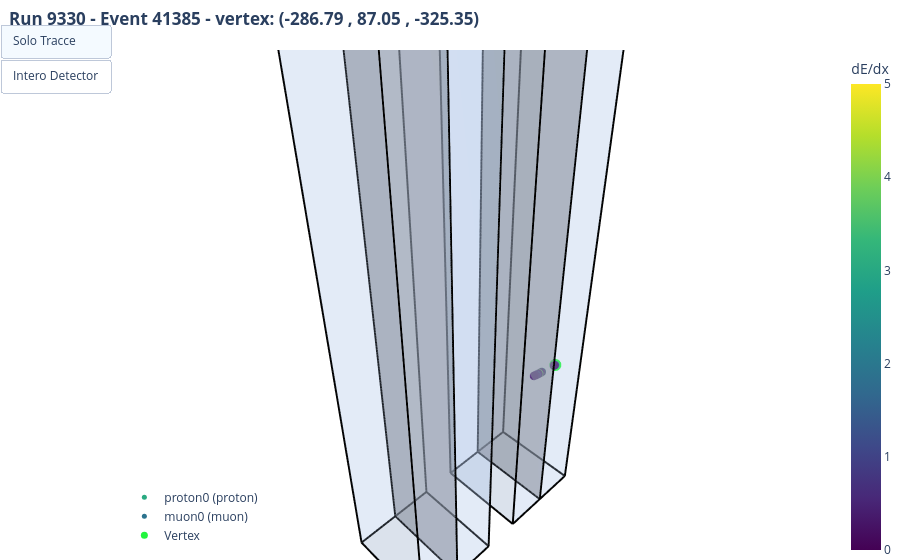

Notebook source saved alongside this figure:
### Code cell
import plotly.graph_objects as go
import plotly.io as pio

# pio.renderers.default = "notebook_connected"

class Traccia:
    def __init__(self):
        self.x = []
        self.y = []
        self.z = []
        self.dedx = []
        self.tipo = ""
        self.mc = False
        self.run = -1
        self.evt = -1


def parse_slices(filename):
    all_slices = []
    current_slice = {}
    vertice = None
    run = None
    evt = None

    with open(filename) as f:
        for line in f:
            line = line.strip()
            if not line:
                continue

            if "#new slice" in line:
                if current_slice:
                    all_slices.append((current_slice, vertice, run, evt))
                current_slice = {}
                vertice = None
                run = None
                evt = None

            elif line.startswith("#"):
                continue

            else:
                parts = line.split()

                if parts[0] == "VERTEX":
                    vert_x, vert_y, vert_z = map(float, parts[1:4])
                    vertice = (vert_x, vert_y, vert_z)
                    continue

                if parts[0] == "***":
                    run = int(parts[2])
                    evt = int(parts[4])
                    continue

                try:
                    dedx = float(parts[3])
                    x, y, z = map(float, parts[0:3])
                    nome_traccia = parts[4]
                    tipo = parts[5]
                    extra = parts[6] if len(parts) > 6 else ""
                except ValueError:
                    x, y, z = map(float, parts[0:3])
                    dedx = 0.0
                    nome_traccia = parts[3]
                    tipo = parts[4]
                    extra = parts[5] if len(parts) > 5 else ""

                mc = (extra == "mc")

                if nome_traccia not in current_slice:
                    current_slice[nome_traccia] = Traccia()
                    current_slice[nome_traccia].tipo = tipo
                    current_slice[nome_traccia].mc = mc

                t = current_slice[nome_traccia]
                t.x.append(x)
                t.y.append(y)
                t.z.append(z)
                t.dedx.append(dedx)

        if current_slice:
            all_slices.append((current_slice, vertice, run, evt))

    return all_slices


# ---- Bordo TPC ----
def add_tpc_edges(fig, x_range, y_range, z_range, color="black", width=4):
    x0, x1 = x_range
    y0, y1 = y_range
    z0, z1 = z_range

    vertices = [
        [x0, y0, z0], [x1, y0, z0], [x1, y1, z0], [x0, y1, z0],
        [x0, y0, z1], [x1, y0, z1], [x1, y1, z1], [x0, y1, z1]
    ]

    edges = [
        (0,1),(1,2),(2,3),(3,0),
        (4,5),(5,6),(6,7),(7,4),
        (0,4),(1,5),(2,6),(3,7)
    ]

    for i, j in edges:
        fig.add_trace(go.Scatter3d(
            x=[vertices[i][0], vertices[j][0]],
            y=[vertices[i][1], vertices[j][1]],
            z=[vertices[i][2], vertices[j][2]],
            mode="lines",
            line=dict(color=color, width=width),
            showlegend=False
        ))


# ---- Volumi TPC ----
def add_tpc_planes(fig, x_range, y_range, z_range, color="#C3DAFF", opacity=0.2, name="TPC"):
    x0, x1 = x_range
    y0, y1 = y_range
    z0, z1 = z_range

    verts = [
        [x0,y0,z0],[x1,y0,z0],[x1,y1,z0],[x0,y1,z0],
        [x0,y0,z1],[x1,y0,z1],[x1,y1,z1],[x0,y1,z1]
    ]

    i, j, k = [], [], []
    i += [0,0]; j += [1,2]; k += [2,3]
    i += [4,4]; j += [5,6]; k += [6,7]
    i += [0,0]; j += [3,7]; k += [7,4]
    i += [1,1]; j += [2,6]; k += [6,5]
    i += [0,0]; j += [1,5]; k += [5,4]
    i += [3,3]; j += [2,6]; k += [6,7]

    fig.add_trace(go.Mesh3d(
        x=[v[0] for v in verts],
        y=[v[1] for v in verts],
        z=[v[2] for v in verts],
        i=i, j=j, k=k,
        color=color,
        opacity=opacity,
        name=name,
        showscale=False
    ))


# ---- Catodo ----
def add_cathode(fig, x_pos, y_range=(-181.86,134.96), z_range=(-894.95,894.95),
                color="gray", opacity=0.3):
    y0, y1 = y_range
    z0, z1 = z_range

    fig.add_trace(go.Mesh3d(
        x=[x_pos]*4,
        y=[y0, y0, y1, y1],
        z=[z0, z1, z1, z0],
        i=[0,0], j=[1,2], k=[2,3],
        color=color,
        opacity=opacity,
        showscale=False,
        name=f"Catodo {x_pos}"
    ))


# ---- VISUALIZZAZIONE ----
def disegna_slice_plotly(slice_data, dedx_range=(0,5)):
    tracce, vertice, run, evt = slice_data
    fig = go.Figure()

    line_colors = ["#1f77b4", "#ff7f0e", "#2ca02c", "#d62728",
                   "#9467bd", "#8c564b", "#e377c2", "#7f7f7f"]

    colorbar_shown = False

    for i, (nome, t) in enumerate(tracce.items()):
        line_color = line_colors[i % len(line_colors)]

        if t.mc:
            marker = dict(size=5, color=line_color)
            line = dict(color=line_color, width=3, dash="dash")
            mode = "lines+markers"
        else:
            marker = dict(
                size=5,
                color=t.dedx,
                colorscale="Viridis",
                cmin=dedx_range[0],
                cmax=dedx_range[1],
                showscale=not colorbar_shown,
                colorbar=dict(title="dE/dx") if not colorbar_shown else None
            )
            line = dict(width=0)
            mode = "markers"
            colorbar_shown = True

        fig.add_trace(go.Scatter3d(
            x=t.x, y=t.y, z=t.z,
            mode=mode,
            marker=marker,
            line=line,
            name=f"{nome} ({t.tipo}){' MC' if t.mc else ''}"
        ))

    if vertice:
        fig.add_trace(go.Scatter3d(
            x=[vertice[0]],
            y=[vertice[1]],
            z=[vertice[2]],
            mode="markers",
            marker=dict(size=7, color="#22F53E"),
            name="Vertex"
        ))

    tpc_coords = [(-358.73,-210.0), (-210.0,-61.7), (61.7,210.0), (210.0,358.73)]
    y_range = (-181.86,134.96)
    z_range = (-894.95,894.95)

    for i, (x0, x1) in enumerate(tpc_coords):
        add_tpc_planes(fig, (x0, x1), y_range, z_range, name=f"TPC{i+1}")
        add_tpc_edges(fig, (x0, x1), y_range, z_range)

    add_cathode(fig, -210.0)
    add_cathode(fig, 210.0)

    n_tracce_e_vertice = len(tracce) + (1 if vertice else 0)
    buttons = [
    dict(label="Solo Tracce",
         method="update",
         args=[{"visible": [True]*n_tracce_e_vertice + [False]*(len(fig.data)-n_tracce_e_vertice)}]),
    dict(label="Intero Detector",
         method="update",
         args=[{"visible": [True]*len(fig.data)}])
    ]

    fig.update_layout(
        title=dict(
            text=f"<b>Run {run} - Event {evt} - vertex: ({vertice[0]:.2f} , {vertice[1]:.2f} , {vertice[2]:.2f})",
            x=0.01,
            xanchor="left"
        ),
        scene=dict(
            xaxis=dict(visible=False),
            yaxis=dict(visible=False),
            zaxis=dict(visible=False),
            aspectmode="data"
        ),
        legend=dict(
        x=0.02,
        y=0.02,
        xanchor="left",
        yanchor="bottom"
        ),
        updatemenus=[dict(type="buttons", buttons=buttons, x=0, y=1.05)],
        showlegend=True,
        margin=dict(l=0, r=0, b=0, t=50),
        paper_bgcolor="white"
    )

    fig.show()


# === MAIN ===
if __name__ == "__main__":
    filename = "/exp/icarus/app/users/nsommagg/NicolaICARUS/event_display/tracce3Ddedx.txt"
    slices = parse_slices(filename)

    print(f"Numero di slice trovate: {len(slices)}")

    slice_index = 2
    if 0 <= slice_index < len(slices):
        disegna_slice_plotly(slices[slice_index], dedx_range=(0, 5))
    else:
        print("Indice slice non valido.")

### Figure 1 — Plotly figure (JSON) as saved in the notebook; plotly's stock layout.template omitted (floating-point values rounded to 4 significant figures)
{"data": [{"line": {"width": 0}, "marker": {"cmax": 5, "cmin": 0, "color": [3.051, 4.236, 13.16, 14.61, 4.152, 0.8474, 0.4601, 0.9412, 0.645], "colorbar": {"title": {"text": "dE/dx"}}, "colorscale": [[0, "#440154"], [0.1111, "#482878"], [0.2222, "#3e4989"], [0.3333, "#31688e"], [0.4444, "#26828e"], [0.5556, "#1f9e89"], [0.6667, "#35b779"], [0.7778, "#6ece58"], [0.8889, "#b5de2b"], [1, "#fde725"]], "showscale": true, "size": 5}, "mode": "markers", "name": "proton0 (proton)", "type": "scatter3d", "x": [-287.9, -288.1, -288.3, -288.4, -288.5, -288.6, -288.7, -289.0, -289.1], "y": [87.27, 87.75, 88.17, 88.46, 88.66, 88.88, 89.16, 89.72, 90.01], "z": [-325.0, -325.1, -325.3, -325.4, -325.5, -325.6, -325.7, -325.9, -326.0]}, {"line": {"width": 0}, "marker": {"cmax": 5, "cmin": 0, "color": [1.909, 0.6825, 0.2896, 1.485, 0.3281, 0.2933, 0.2769, 2.799, 0.3035, 0.2855, 0.3399, 3.895, 0.3037, 0.4337, 0.2833, 3.799, 0.2762, 0.3309, 0.4021, 0.2786, 1.001, 0.2778, 1.291, 0.2839, 0.4369, 0.3173, 0.4584, 0.3855, 0.3001], "colorscale": [[0, "#440154"], [0.1111, "#482878"], [0.2222, "#3e4989"], [0.3333, "#31688e"], [0.4444, "#26828e"], [0.5556, "#1f9e89"], [0.6667, "#35b779"], [0.7778, "#6ece58"], [0.8889, "#b5de2b"], [1, "#fde725"]], "showscale": false, "size": 5}, "mode": "markers", "name": "muon0 (muon)", "type": "scatter3d", "x": [-286.3, -285.0, -283.7, -283.2, -282.8, -243.8, -243.7, -243.7, -242.4, -242.1, -240.3, -240.1, -239.8, -236.9, -236.0, -235.0, -232.6, -230.8, -229.0, -227.9, -226.6, -223.8, -223.4, -223.2, -222.1, -221.8, -220.8, -218.8, -218.7], "y": [86.91, 86.25, 85.66, 85.43, 85.26, 67.51, 67.46, 67.46, 66.99, 66.88, 66.07, 65.97, 65.82, 64.65, 64.2, 63.8, 62.82, 61.98, 61.14, 60.67, 59.97, 58.71, 58.56, 58.42, 57.98, 57.82, 57.36, 56.27, 56.21], "z": [-325.6, -326.1, -326.5, -326.7, -326.9, -341.0, -341.0, -341.0, -341.5, -341.6, -342.3, -342.4, -342.5, -343.5, -343.8, -344.2, -345.0, -345.6, -346.1, -346.4, -346.8, -347.7, -347.8, -347.9, -348.2, -348.3, -348.6, -349.3, -349.3]}, {"marker": {"color": "#22F53E", "size": 7}, "mode": "markers", "name": "Vertex", "type": "scatter3d", "x": [-286.8], "y": [87.05], "z": [-325.3]}, {"color": "#C3DAFF", "i": [0, 0, 4, 4, 0, 0, 1, 1, 0, 0, 3, 3], "j": [1, 2, 5, 6, 3, 7, 2, 6, 1, 5, 2, 6], "k": [2, 3, 6, 7, 7, 4, 6, 5, 5, 4, 6, 7], "name": "TPC1", "opacity": 0.2, "showscale": false, "type": "mesh3d", "x": [-358.7, -210, -210, -358.7, -358.7, -210, -210, -358.7], "y": [-181.9, -181.9, 135.0, 135.0, -181.9, -181.9, 135.0, 135.0], "z": [-895.0, -895.0, -895.0, -895.0, 895.0, 895.0, 895.0, 895.0]}, {"line": {"color": "black", "width": 4}, "mode": "lines", "showlegend": false, "type": "scatter3d", "x": [-358.7, -210], "y": [-181.9, -181.9], "z": [-895.0, -895.0]}, {"line": {"color": "black", "width": 4}, "mode": "lines", "showlegend": false, "type": "scatter3d", "x": [-210, -210], "y": [-181.9, 135.0], "z": [-895.0, -895.0]}, {"line": {"color": "black", "width": 4}, "mode": "lines", "showlegend": false, "type": "scatter3d", "x": [-210, -358.7], "y": [135.0, 135.0], "z": [-895.0, -895.0]}, {"line": {"color": "black", "width": 4}, "mode": "lines", "showlegend": false, "type": "scatter3d", "x": [-358.7, -358.7], "y": [135.0, -181.9], "z": [-895.0, -895.0]}, {"line": {"color": "black", "width": 4}, "mode": "lines", "showlegend": false, "type": "scatter3d", "x": [-358.7, -210], "y": [-181.9, -181.9], "z": [895.0, 895.0]}, {"line": {"color": "black", "width": 4}, "mode": "lines", "showlegend": false, "type": "scatter3d", "x": [-210, -210], "y": [-181.9, 135.0], "z": [895.0, 895.0]}, {"line": {"color": "black", "width": 4}, "mode": "lines", "showlegend": false, "type": "scatter3d", "x": [-210, -358.7], "y": [135.0, 135.0], "z": [895.0, 895.0]}, {"line": {"color": "black", "width": 4}, "mode": "lines", "showlegend": false, "type": "scatter3d", "x": [-358.7, -358.7], "y": [135.0, -181.9], "z": [895.0, 895.0]}, {"line": {"color": "black", "width": 4}, "mode": "lines", "showlegend": false, "type": "scatter3d", "x": [-358.7, -358.7], "y": [-181.9, -181.9], "z": [-895.0, 895.0]}, {"line": {"color": "black", "width": 4}, "mode": "lines", "showlegend": false, "type": "scatter3d", "x": [-210, -210], "y": [-181.9, -181.9], "z": [-895.0, 895.0]}, {"line": {"color": "black", "width": 4}, "mode": "lines", "showlegend": false, "type": "scatter3d", "x": [-210, -210], "y": [135.0, 135.0], "z": [-895.0, 895.0]}, {"line": {"color": "black", "width": 4}, "mode": "lines", "showlegend": false, "type": "scatter3d", "x": [-358.7, -358.7], "y": [135.0, 135.0], "z": [-895.0, 895.0]}, {"color": "#C3DAFF", "i": [0, 0, 4, 4, 0, 0, 1, 1, 0, 0, 3, 3], "j": [1, 2, 5, 6, 3, 7, 2, 6, 1, 5, 2, 6], "k": [2, 3, 6, 7, 7, 4, 6, 5, 5, 4, 6, 7], "name": "TPC2", "opacity": 0.2, "showscale": false, "type": "mesh3d", "x": [-210, -61.7, -61.7, -210, -210, -61.7, -61.7, -210], "y": [-181.9, -181.9, 135.0, 135.0, -181.9, -181.9, 135.0, 135.0], "z": [-895.0, -895.0, -895.0, -895.0, 895.0, 895.0, 895.0, 895.0]}, {"line": {"color": "black", "width": 4}, "mode": "lines", "showlegend": false, "type": "scatter3d", "x": [-210, -61.7], "y": [-181.9, -181.9], "z": [-895.0, -895.0]}, {"line": {"color": "black", "width": 4}, "mode": "lines", "showlegend": false, "type": "scatter3d", "x": [-61.7, -61.7], "y": [-181.9, 135.0], "z": [-895.0, -895.0]}, {"line": {"color": "black", "width": 4}, "mode": "lines", "showlegend": false, "type": "scatter3d", "x": [-61.7, -210], "y": [135.0, 135.0], "z": [-895.0, -895.0]}, {"line": {"color": "black", "width": 4}, "mode": "lines", "showlegend": false, "type": "scatter3d", "x": [-210, -210], "y": [135.0, -181.9], "z": [-895.0, -895.0]}, {"line": {"color": "black", "width": 4}, "mode": "lines", "showlegend": false, "type": "scatter3d", "x": [-210, -61.7], "y": [-181.9, -181.9], "z": [895.0, 895.0]}, {"line": {"color": "black", "width": 4}, "mode": "lines", "showlegend": false, "type": "scatter3d", "x": [-61.7, -61.7], "y": [-181.9, 135.0], "z": [895.0, 895.0]}, {"line": {"color": "black", "width": 4}, "mode": "lines", "showlegend": false, "type": "scatter3d", "x": [-61.7, -210], "y": [135.0, 135.0], "z": [895.0, 895.0]}, {"line": {"color": "black", "width": 4}, "mode": "lines", "showlegend": false, "type": "scatter3d", "x": [-210, -210], "y": [135.0, -181.9], "z": [895.0, 895.0]}, {"line": {"color": "black", "width": 4}, "mode": "lines", "showlegend": false, "type": "scatter3d", "x": [-210, -210], "y": [-181.9, -181.9], "z": [-895.0, 895.0]}, {"line": {"color": "black", "width": 4}, "mode": "lines", "showlegend": false, "type": "scatter3d", "x": [-61.7, -61.7], "y": [-181.9, -181.9], "z": [-895.0, 895.0]}, {"line": {"color": "black", "width": 4}, "mode": "lines", "showlegend": false, "type": "scatter3d", "x": [-61.7, -61.7], "y": [135.0, 135.0], "z": [-895.0, 895.0]}, {"line": {"color": "black", "width": 4}, "mode": "lines", "showlegend": false, "type": "scatter3d", "x": [-210, -210], "y": [135.0, 135.0], "z": [-895.0, 895.0]}, {"color": "#C3DAFF", "i": [0, 0, 4, 4, 0, 0, 1, 1, 0, 0, 3, 3], "j": [1, 2, 5, 6, 3, 7, 2, 6, 1, 5, 2, 6], "k": [2, 3, 6, 7, 7, 4, 6, 5, 5, 4, 6, 7], "name": "TPC3", "opacity": 0.2, "showscale": false, "type": "mesh3d", "x": [61.7, 210, 210, 61.7, 61.7, 210, 210, 61.7], "y": [-181.9, -181.9, 135.0, 135.0, -181.9, -181.9, 135.0, 135.0], "z": [-895.0, -895.0, -895.0, -895.0, 895.0, 895.0, 895.0, 895.0]}, {"line": {"color": "black", "width": 4}, "mode": "lines", "showlegend": false, "type": "scatter3d", "x": [61.7, 210], "y": [-181.9, -181.9], "z": [-895.0, -895.0]}, {"line": {"color": "black", "width": 4}, "mode": "lines", "showlegend": false, "type": "scatter3d", "x": [210, 210], "y": [-181.9, 135.0], "z": [-895.0, -895.0]}, {"line": {"color": "black", "width": 4}, "mode": "lines", "showlegend": false, "type": "scatter3d", "x": [210, 61.7], "y": [135.0, 135.0], "z": [-895.0, -895.0]}, {"line": {"color": "black", "width": 4}, "mode": "lines", "showlegend": false, "type": "scatter3d", "x": [61.7, 61.7], "y": [135.0, -181.9], "z": [-895.0, -895.0]}, {"line": {"color": "black", "width": 4}, "mode": "lines", "showlegend": false, "type": "scatter3d", "x": [61.7, 210], "y": [-181.9, -181.9], "z": [895.0, 895.0]}, {"line": {"color": "black", "width": 4}, "mode": "lines", "showlegend": false, "type": "scatter3d", "x": [210, 210], "y": [-181.9, 135.0], "z": [895.0, 895.0]}, {"line": {"color": "black", "width": 4}, "mode": "lines", "showlegend": false, "type": "scatter3d", "x": [210, 61.7], "y": [135.0, 135.0], "z": [895.0, 895.0]}, {"line": {"color": "black", "width": 4}, "mode": "lines", "showlegend": false, "type": "scatter3d", "x": [61.7, 61.7], "y": [135.0, -181.9], "z": [895.0, 895.0]}, {"line": {"color": "black", "width": 4}, "mode": "lines", "showlegend": false, "type": "scatter3d", "x": [61.7, 61.7], "y": [-181.9, -181.9], "z": [-895.0, 895.0]}, {"line": {"color": "black", "width": 4}, "mode": "lines", "showlegend": false, "type": "scatter3d", "x": [210, 210], "y": [-181.9, -181.9], "z": [-895.0, 895.0]}, {"line": {"color": "black", "width": 4}, "mode": "lines", "showlegend": false, "type": "scatter3d", "x": [210, 210], "y": [135.0, 135.0], "z": [-895.0, 895.0]}, {"line": {"color": "black", "width": 4}, "mode": "lines", "showlegend": false, "type": "scatter3d", "x": [61.7, 61.7], "y": [135.0, 135.0], "z": [-895.0, 895.0]}, {"color": "#C3DAFF", "i": [0, 0, 4, 4, 0, 0, 1, 1, 0, 0, 3, 3], "j": [1, 2, 5, 6, 3, 7, 2, 6, 1, 5, 2, 6], "k": [2, 3, 6, 7, 7, 4, 6, 5, 5, 4, 6, 7], "name": "TPC4", "opacity": 0.2, "showscale": false, "type": "mesh3d", "x": [210, 358.7, 358.7, 210, 210, 358.7, 358.7, 210], "y": [-181.9, -181.9, 135.0, 135.0, -181.9, -181.9, 135.0, 135.0], "z": [-895.0, -895.0, -895.0, -895.0, 895.0, 895.0, 895.0, 895.0]}, {"line": {"color": "black", "width": 4}, "mode": "lines", "showlegend": false, "type": "scatter3d", "x": [210, 358.7], "y": [-181.9, -181.9], "z": [-895.0, -895.0]}, {"line": {"color": "black", "width": 4}, "mode": "lines", "showlegend": false, "type": "scatter3d", "x": [358.7, 358.7], "y": [-181.9, 135.0], "z": [-895.0, -895.0]}, {"line": {"color": "black", "width": 4}, "mode": "lines", "showlegend": false, "type": "scatter3d", "x": [358.7, 210], "y": [135.0, 135.0], "z": [-895.0, -895.0]}, {"line": {"color": "black", "width": 4}, "mode": "lines", "showlegend": false, "type": "scatter3d", "x": [210, 210], "y": [135.0, -181.9], "z": [-895.0, -895.0]}, {"line": {"color": "black", "width": 4}, "mode": "lines", "showlegend": false, "type": "scatter3d", "x": [210, 358.7], "y": [-181.9, -181.9], "z": [895.0, 895.0]}, {"line": {"color": "black", "width": 4}, "mode": "lines", "showlegend": false, "type": "scatter3d", "x": [358.7, 358.7], "y": [-181.9, 135.0], "z": [895.0, 895.0]}, {"line": {"color": "black", "width": 4}, "mode": "lines", "showlegend": false, "type": "scatter3d", "x": [358.7, 210], "y": [135.0, 135.0], "z": [895.0, 895.0]}, {"line": {"color": "black", "width": 4}, "mode": "lines", "showlegend": false, "type": "scatter3d", "x": [210, 210], "y": [135.0, -181.9], "z": [895.0, 895.0]}, {"line": {"color": "black", "width": 4}, "mode": "lines", "showlegend": false, "type": "scatter3d", "x": [210, 210], "y": [-181.9, -181.9], "z": [-895.0, 895.0]}, {"line": {"color": "black", "width": 4}, "mode": "lines", "showlegend": false, "type": "scatter3d", "x": [358.7, 358.7], "y": [-181.9, -181.9], "z": [-895.0, 895.0]}, {"line": {"color": "black", "width": 4}, "mode": "lines", "showlegend": false, "type": "scatter3d", "x": [358.7, 358.7], "y": [135.0, 135.0], "z": [-895.0, 895.0]}, {"line": {"color": "black", "width": 4}, "mode": "lines", "showlegend": false, "type": "scatter3d", "x": [210, 210], "y": [135.0, 135.0], "z": [-895.0, 895.0]}, {"color": "gray", "i": [0, 0], "j": [1, 2], "k": [2, 3], "name": "Catodo -210.0", "opacity": 0.3, "showscale": false, "type": "mesh3d", "x": [-210, -210, -210, -210], "y": [-181.9, -181.9, 135.0, 135.0], "z": [-895.0, 895.0, 895.0, -895.0]}, {"color": "gray", "i": [0, 0], "j": [1, 2], "k": [2, 3], "name": "Catodo 210.0", "opacity": 0.3, "showscale": false, "type": "mesh3d", "x": [210, 210, 210, 210], "y": [-181.9, -181.9, 135.0, 135.0], "z": [-895.0, 895.0, 895.0, -895.0]}], "layout": {"legend": {"x": 0.02, "xanchor": "left", "y": 0.02, "yanchor": "bottom"}, "margin": {"b": 0, "l": 0, "r": 0, "t": 50}, "paper_bgcolor": "white", "scene": {"aspectmode": "data", "xaxis": {"visible": false}, "yaxis": {"visible": false}, "zaxis": {"visible": false}}, "showlegend": true, "title": {"text": "<b>Run 9330 - Event 41385 - vertex: (-286.79 , 87.05 , -325.35)", "x": 0.01, "xanchor": "left"}, "updatemenus": [{"buttons": [{"args": [{"visible": [true, true, true, false, false, false, false, false, false, false, false, false, false, false, false, false, false, false, false, false, false, false, false, false, false, false, false, false, false, false, false, false, false, false, false, false, false, false, false, false, false, false, false, false, false, false, false, false, false, false, false, false, false, false, false, false, false]}], "label": "Solo Tracce", "method": "update"}, {"args": [{"visible": [true, true, true, true, true, true, true, true, true, true, true, true, true, true, true, true, true, true, true, true, true, true, true, true, true, true, true, true, true, true, true, true, true, true, true, true, true, true, true, true, true, true, true, true, true, true, true, true, true, true, true, true, true, true, true, true, true]}], "label": "Intero Detector", "method": "update"}], "type": "buttons", "x": 0, "y": 1.05}]}}
